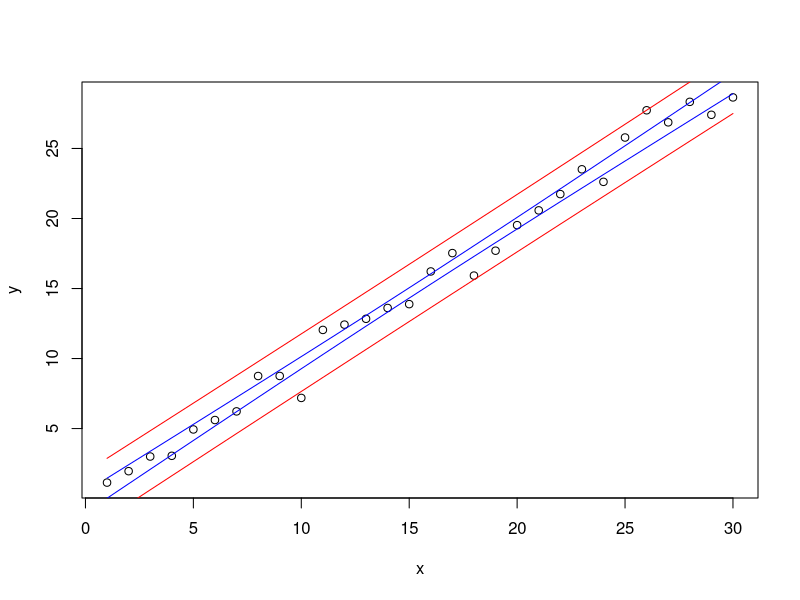

Write the R code that produced this figure. (Note: this script raises an error after producing the figure.)
## Question 1
y <- c(8, 15, 16, 20, 25, 40)
X <- cbind(rep(1, 6), c(8, 12, 14, 16, 16, 20))

# (a) Confidence interval for the model parameter
n <- 6
p <- 2
b <- solve(t(X) %*% X, t(X) %*% y)
c <- solve(t(X) %*% X)
SSRes <- sum((y - X %*% b)^2)
s2 <- SSRes / (n-p)
s <- sqrt(s2)

# CI
b[1] + c(-1, 1) * qt(0.975, n-p) * sqrt(s2 * c[1, 1]) # intercept term
b[2] + c(-1, 1) * qt(0.975, n-p) * sqrt(s2 * c[2, 2]) # beta 1 term

income <- data.frame(income=y, education=X[, 2])
model <- lm(income ~ education, data=income)
confint(model, level=0.95)

# (b)
xst <- c(1, 18)
xst %*% b + c(-1, 1) * qt(0.975, n-p) * sqrt(t(xst) %*% c %*% xst) * s

person <- data.frame(education=18)
predict(model, person, interval="confidence", level=0.95)

# (c)
xst %*% b + c(-1, 1) * qt(0.975, n-p) * sqrt(1 + t(xst) %*% c %*% xst) * s
predict(model, person, interval="prediction", level=0.95)

## Question 3
n <- 30
x <- 1:n
y <- x + rnorm(30)

model <- lm(y ~ x)
newdata <- data.frame(x=x)
CI_u <- predict(model, newdata, interval="confidence", level=0.95)[, 3]
CI_l <- predict(model, newdata, interval="confidence", level=0.95)[, 2]
PI_u <- predict(model, newdata, interval="prediction", level=0.95)[, 3]
PI_l <- predict(model, newdata, interval="prediction", level=0.95)[, 2]
plot(x, y)
lines(x, CI_u, col="blue")
lines(x, CI_l, col="blue")
lines(x, PI_u, col="red")
lines(x, PI_l, col="red")

# We expect around 5% of y to lie beyond PI's

## Question 5
set.seed(3)
X <- cbind(rep(1, 100), 1:100)
beta <- c(0, 1)
y <- X %*% beta + rnorm(100)

# Partition
Xfit <- X[1:50,]
yfit <- y[1:50]
Xtest <- X[51:100,]
ytest <- y[51:100]

# (a)
betafit <- solve(t(Xfit) %*% Xfit, t(Xfit) %*% yfit)
SSfit <- sum((yfit - Xfit %*% betafit)^2)
print(SSfit)

SStest <- sum((ytest - Xtest %*% betafit) ^2)
print(SStest)

X <- cbind(X, matrix(runif(1000), 100, 10))
Xtest <- X[51:100,]
Xfit <- X[1:50,]

betafit <- solve(t(Xfit) %*% Xfit, t(Xfit) %*% yfit)
SSfit <- sum((yfit - Xfit %*% betafit)^2)
print(SSfit)

SStest <- sum((ytest - Xtest %*% betafit) ^2)
print(SStest)

# With the training data, we can match some of the noise using the new predictor variables
# However, this is of no use when applied to the test data, as there is nos systematic
# relationship between the noise and the new variables

# (b)
X <- cbind(X[, 1:2], (1:100)^2, (1:100)^2, (1:100)^3, (1:100)^4)
Xfit <- X[1:50,]
Xtest <- X[51:100,]

betafit <- solve(t(Xfit) %*% Xfit, t(Xfit) %*% yfit)
SSfit <- sum((yfit - Xfit %*% betafit)^2)
print(SSfit)

SStest <- sum((ytest - Xtest %*% betafit) ^2)
print(SStest)
